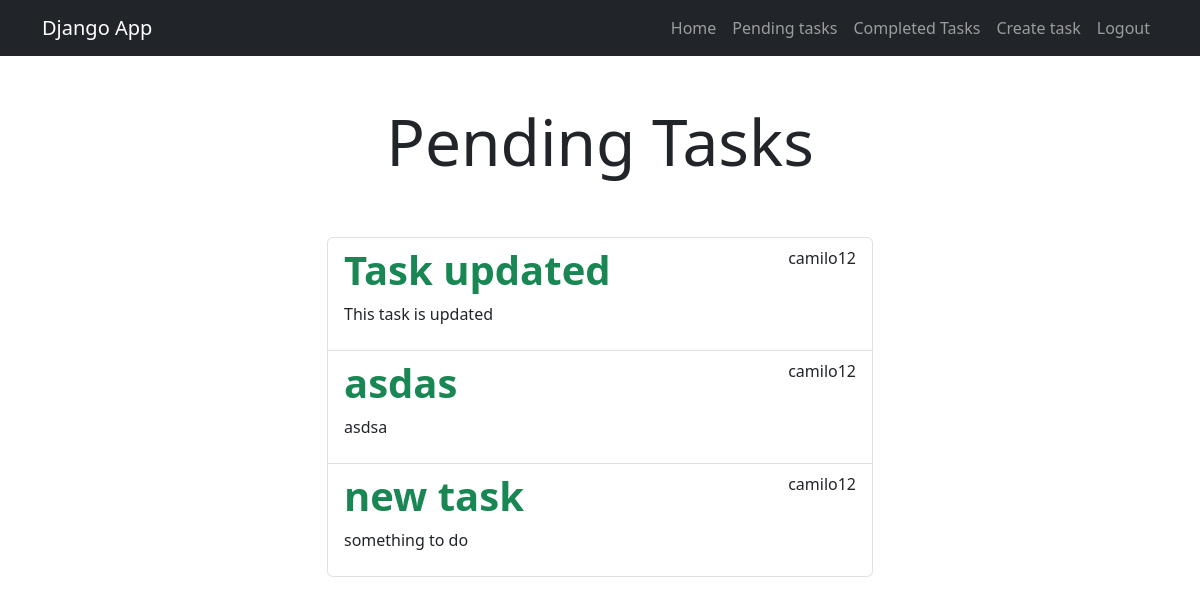
The app's page /tasks/ (signed in), older data.
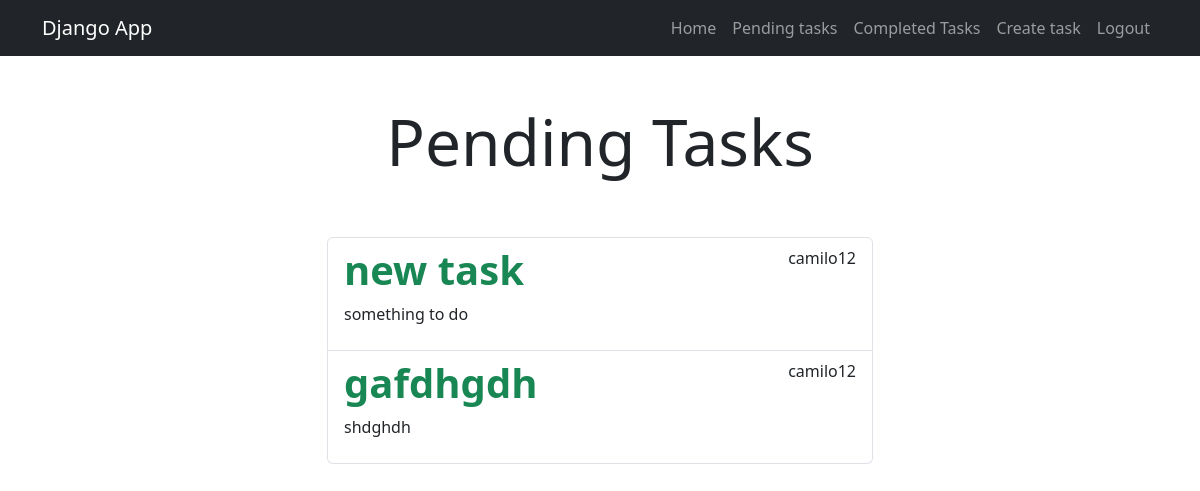
The same page, newer data.
### tasks/models.py (models this page shows, shortened)
class Task(models.Model):
    title = models.CharField(max_length=100)
    description = models.TextField(blank=True)
    created = models.DateTimeField(auto_now_add=True)
    datecompleted = models.DateTimeField(null=True, blank=True)
    important = models.BooleanField(default=False)
    user = models.ForeignKey(User, on_delete=models.CASCADE)

### tasks/views.py (the view)
# urls.py: path('tasks/', views.tasks, name='tasks'),
@login_required
def tasks(request):
    tasks = Task.objects.filter(user=request.user, datecompleted__isnull=True)
    return render(request, 'tasks.html', {
        'tasks': tasks,
        'view_type': 'pending'
    })

### tasks/templates/tasks.html (shortened to what this page needs)
{% extends 'base.html' %}
{% block content%}
<main class="container">
    <div class="row">
        <div class="col-md-6 offset-md-3">
            {% if view_type == 'completed' %}
                <h1 class="text-center display-3 py-5">Completed Tasks</h1>
            {% else %}
                <h1 class="text-center display-3 py-5">Pending Tasks</h1>
            {% endif %}
            <ul class="list-group">
            {% for task in tasks %}
            <a href="{% url 'task_detail' task.id %}" class="list-group-item">
                <header class="d-flex justify-content-between">
                    {% if task.important %}
                   <h1 class="fw-bold text-success">{{task.title}}</h1>
                    {% else %}
                    <h1 class="fw-bold">{{task.title}}</h1>
                    {% endif %}
                    <p>{{task.user.username}}</p>
                </header>
                <p>{{task.description}}</p>
            </a>
            {% endfor %}
            </ul>
        </div>
    </div>
</main>
{% endblock %}

Row changes from the older to the newer data that the page shows:
no longer on this page (row edited): Task: title "Task updated", user.username "camilo12", description "This task is updated"
removed Task: title "asdas", user.username "camilo12", description "asdsa"
added Task: title "gafdhgdh", user.username "camilo12", description "shdghdh"
